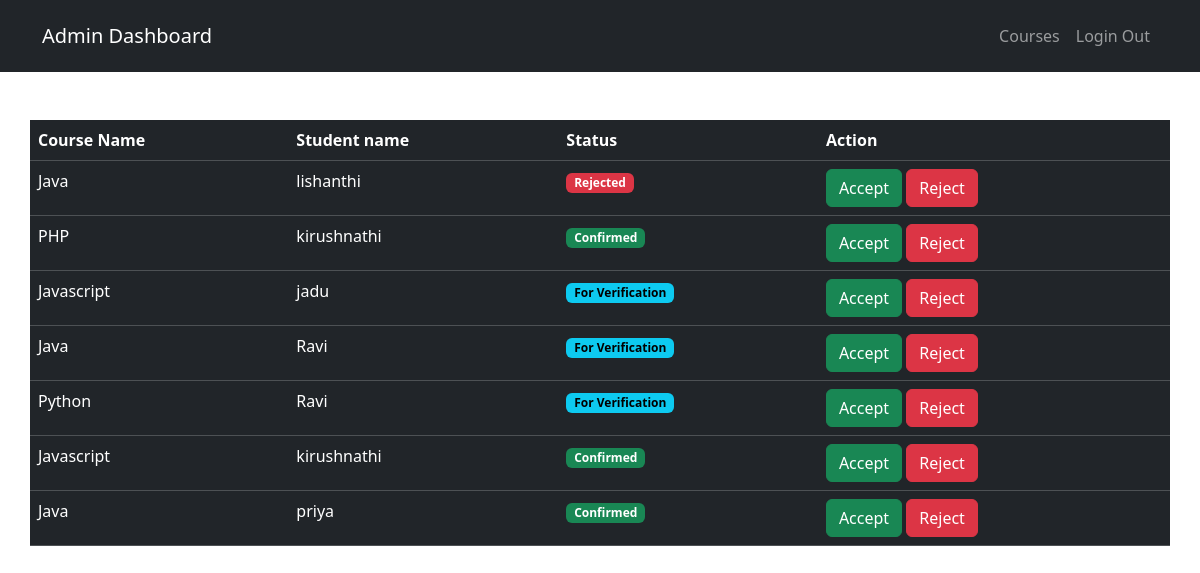
/Admin/admin.php, run on the app's committed database.
### tables this page shows
CREATE TABLE `courses` (
  `cid` int(11) NOT NULL,
  `cname` varchar(150) NOT NULL,
  `price` decimal(10,0) NOT NULL,
  `duration` varchar(100) NOT NULL,
  `description` varchar(150) NOT NULL
);

CREATE TABLE `user` (
  `uid` int(11) NOT NULL,
  `name` varchar(255) NOT NULL,
  `age` tinyint(4) NOT NULL,
  `email` varchar(50) NOT NULL,
  `nic` varchar(50) NOT NULL,
  `username` varchar(50) NOT NULL,
  `password` varchar(50) NOT NULL,
  `admin` tinyint(1) NOT NULL DEFAULT 0,
  `pro_pic` varchar(150) NOT NULL
);

CREATE TABLE `enroll` (
  `eid` int(11) NOT NULL,
  `uid` int(11) NOT NULL,
  `cid` int(11) NOT NULL,
  `status` tinyint(4) NOT NULL DEFAULT 0
);

### Admin/admin.php (the view, shortened to what this page needs)
<?php
include "../Database/database.php";
include "../Login/loginHeader.php";
?>
<body>
    <nav class="navbar navbar-expand-lg bg-dark navbar-dark py-3">
        <div class="container">
            <a href="#" class="navbar-brand">Admin Dashboard</a>
            <div class="collapse navbar-collapse" id="navmenu">
                <ul class="navbar-nav ms-auto">
                    <li class="nav-item">
                        <a href="./courses.php" class="nav-link">Courses</a>
                    </li>
                    <li class="nav-item">
                        <a href="../Login/loginOut.php" class="btn btn-outline-danger nav-link">Login Out</a>
                    </li>
                </ul>
            </div>
        </div>
    </nav>
    <div class="container">
        <div class="row my-5">
            <table class="table table-dark table-hover">
                <thead>
                    <th>Course Name</th>
                    <th>Student name</th>
                    <th>Status</th>
                    <th>Action</th>
                </thead>
                <tbody>
                    <?php
                    $query = $conn->query("SELECT * FROM enroll ORDER BY eid ASC");
                    while ($row = $query->fetch_array()) {
                        $result = $conn->query("SELECT name, email FROM user WHERE uid='" . $row['uid'] . "' ");
                        while ($row1 = $result->fetch_array()) {
                            $result = $conn->query("SELECT cname FROM courses WHERE cid='" . $row['cid'] . "' ");
                            while ($row2 = $result->fetch_array()) {
                    ?>
                                <form action="admin.php" method="POST" enctype="multipart/form-data">
                                    <tr>
                                        <td>
                                            <?php echo $row2['cname']; ?>
                                        </td>
                                    <?PHP } ?>
                                    <td>
                                        <?php echo $row1['name']; ?>
                                    </td>
                                <?PHP } ?>
                                <td>
                                    <?php
                                    if ($row["status"] == 1) {
                                        echo ' <span class="badge text-bg-success">Confirmed</span>';
                                    } elseif ($row["status"]  == 2) {
                                        echo ' <span class="badge text-bg-danger">Rejected</span>';
                                    } else {
                                        echo ' <span class="badge text-bg-info">For Verification</span>';
                                    }
                                    ?>
                                </td>
                                <td>
                                    <button type="acceptBtn" name="acceptBtn" class="btn btn-success">Accept</button>
                                    <button type="denialBtn" name="denialBtn" class="btn btn-danger">Reject</button>
                                </td>
                                </form>
                            <?PHP } ?>
                </tbody>
            </table>
        </div>
    </div>
</body>
</html>

### Login/loginHeader.php (shortened to what this page needs)
<!DOCTYPE html>
<html lang="en">
<head>
    <link href="https://cdn.jsdelivr.net/npm/bootstrap@5.3.1/dist/css/bootstrap.min.css" rel="stylesheet">
</head>

### data on the page
enroll: status "Rejected"
user: name "lishanthi"
courses: cname "Java"
enroll: status "Confirmed"
user: name "kirushnathi"
courses: cname "PHP"
enroll: status "For Verification"
user: name "jadu"
courses: cname "Javascript"
enroll: status "For Verification"
user: name "Ravi"
enroll: status "For Verification"
courses: cname "Python"
enroll: status "Confirmed"
user: name "kirushnathi"
enroll: status "Confirmed"
user: name "priya"
